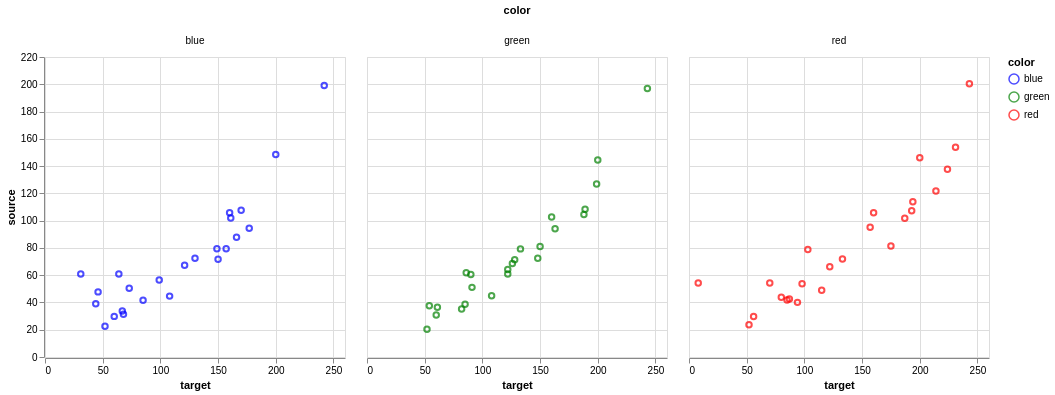

Notebook code cell kept with this figure:
### Markdown cell above
`pcv.transform.detect_color_card` returns a matrix of color chip locations and values (in RGB). By default those colors are assessed for perceptual difference from their expected value using delta E (link to delta E ciede 2000).

The matrix returned from `pcv.transform.detect_color_card` can be used in several functions. First, it can be used in `pcv.qc.quick_color_check` to look at the values from each channel.

Ideally these are 3 straight lines with an intercept at 0 and a slope of 1. In practice these will not be perfect, but seeing whether or not the lines are straight can tell you a lot about the camera. If some channels are non-linearly related (a curved shape) then you might choose to use non-linear color correction instead of the standard affine method or look into a fix for the camera.

### Code cell
std_mat = pcv.transform.std_color_matrix(pos=3)
qcc_plot = pcv.qc.quick_color_check(target_matrix=std_mat, source_matrix=cc_mat)

### Figure 1 — Vega-Lite specification as saved in the notebook (floating-point values rounded to 4 significant figures)
{"config": {"view": {"continuousWidth": 300, "continuousHeight": 300}}, "data": {"name": "data-73e4abc63484650fd0e6e164f7374e1f"}, "mark": {"type": "point", "point": true}, "encoding": {"color": {"field": "color", "scale": {"range": ["blue", "green", "red"]}, "type": "nominal"}, "column": {"field": "color", "type": "nominal"}, "x": {"field": "target", "type": "quantitative"}, "y": {"field": "source", "type": "quantitative"}}, "$schema": "https://vega.github.io/schema/vega-lite/v5.20.1.json", "datasets": {"data-73e4abc63484650fd0e6e164f7374e1f": [{"source": 199.0, "target": 242.0, "color": "blue", "chip": "0"}, {"source": 71.67, "target": 150.0, "color": "blue", "chip": "1"}, {"source": 39.1, "target": 44.0, "color": "blue", "chip": "2"}, {"source": 31.4, "target": 68.0, "color": "blue", "chip": "3"}, {"source": 148.5, "target": 200.0, "color": "blue", "chip": "4"}, {"source": 50.4, "target": 73.0, "color": "blue", "chip": "5"}, {"source": 87.88, "target": 166.0, "color": "blue", "chip": "6"}, {"source": 72.49, "target": 130.0, "color": "blue", "chip": "7"}, {"source": 105.8, "target": 160.0, "color": "blue", "chip": "8"}, {"source": 29.79, "target": 60.0, "color": "blue", "chip": "9"}, {"source": 56.49, "target": 99.0, "color": "blue", "chip": "10"}, {"source": 79.35, "target": 157.0, "color": "blue", "chip": "11"}, {"source": 67.31, "target": 121.0, "color": "blue", "chip": "12"}, {"source": 60.79, "target": 31.0, "color": "blue", "chip": "13"}, {"source": 44.64, "target": 108.0, "color": "blue", "chip": "14"}, {"source": 33.67, "target": 67.0, "color": "blue", "chip": "15"}, {"source": 41.63, "target": 85.0, "color": "blue", "chip": "16"}, {"source": 79.38, "target": 149.0, "color": "blue", "chip": "17"}, {"source": 60.8, "target": 64.0, "color": "blue", "chip": "18"}, {"source": 94.46, "target": 177.0, "color": "blue", "chip": "19"}, {"source": 22.48, "target": 52.0, "color": "blue", "chip": "20"}, {"source": 102.0, "target": 161.0, "color": "blue", "chip": "21"}, {"source": 47.75, "target": 46.0, "color": "blue", "chip": "22"}, {"source": 107.6, "target": 170.0, "color": "blue", "chip": "23"}, {"source": 197.0, "target": 243.0, "color": "green", "chip": "0"}, {"source": 36.43, "target": 61.0, "color": "green", "chip": "1"}, {"source": 68.51, "target": 126.0, "color": "green", "chip": "2"}, {"source": 35.26, "target": 82.0, "color": "green", "chip": "3"}, {"source": 144.5, "target": 200.0, "color": "green", "chip": "4"}, {"source": 72.35, "target": 148.0, "color": "green", "chip": "5"}, {"source": 51.06, "target": 91.0, "color": "green", "chip": "6"}, {"source": 81.06, "target": 150.0, "color": "green", "chip": "7"}, {"source": 102.7, "target": 160.0, "color": "green", "chip": "8"}, {"source": 37.57, "target": 54.0, "color": "green", "chip": "9"}, {"source": 60.58, "target": 90.0, "color": "green", "chip": "10"}, {"source": 60.8, "target": 122.0, "color": "green", "chip": "11"}, {"source": 64.14, "target": 122.0, "color": "green", "chip": "12"}, {"source": 126.9, "target": 199.0, "color": "green", "chip": "13"}, {"source": 30.86, "target": 60.0, "color": "green", "chip": "14"}, {"source": 44.89, "target": 108.0, "color": "green", "chip": "15"}, {"source": 38.77, "target": 85.0, "color": "green", "chip": "16"}, {"source": 61.77, "target": 86.0, "color": "green", "chip": "17"}, {"source": 104.5, "target": 188.0, "color": "green", "chip": "18"}, {"source": 71.41, "target": 128.0, "color": "green", "chip": "19"}, {"source": 20.4, "target": 52.0, "color": "green", "chip": "20"}, {"source": 79.28, "target": 133.0, "color": "green", "chip": "21"}, {"source": 94.06, "target": 163.0, "color": "green", "chip": "22"}, {"source": 108.4, "target": 189.0, "color": "green", "chip": "23"}, {"source": 200.4, "target": 243.0, "color": "red", "chip": "0"}, {"source": 29.64, "target": 56.0, "color": "red", "chip": "1"}, {"source": 121.8, "target": 214.0, "color": "red", "chip": "2"}, {"source": 48.94, "target": 115.0, "color": "red", "chip": "3"}, {"source": 146.1, "target": 200.0, "color": "red", "chip": "4"}, {"source": 54.23, "target": 70.0, "color": "red", "chip": "5"}, {"source": 43.81, "target": 80.0, "color": "red", "chip": "6"}, {"source": 113.9, "target": 194.0, "color": "red", "chip": "7"}, {"source": 105.8, "target": 160.0, "color": "red", "chip": "8"}, {"source": 81.38, "target": 175.0, "color": "red", "chip": "9"}, {"source": 107.2, "target": 193.0, "color": "red", "chip": "10"}, {"source": 53.68, "target": 98.0, "color": "red", "chip": "11"}, {"source": 66.11, "target": 122.0, "color": "red", "chip": "12"}, {"source": 153.9, "target": 231.0, "color": "red", "chip": "13"}, {"source": 40.06, "target": 94.0, "color": "red", "chip": "14"}, {"source": 42.6, "target": 87.0, "color": "red", "chip": "15"}, {"source": 41.74, "target": 85.0, "color": "red", "chip": "16"}, {"source": 101.8, "target": 187.0, "color": "red", "chip": "17"}, {"source": 95.14, "target": 157.0, "color": "red", "chip": "18"}, {"source": 71.8, "target": 133.0, "color": "red", "chip": "19"}, {"source": 23.63, "target": 52.0, "color": "red", "chip": "20"}, {"source": 54.35, "target": 8.0, "color": "red", "chip": "21"}, {"source": 137.7, "target": 224.0, "color": "red", "chip": "22"}, {"source": 78.9, "target": 103.0, "color": "red", "chip": "23"}]}}
